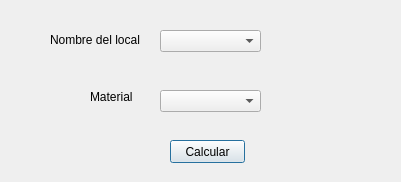
<?xml version="1.0" encoding="UTF-8"?>
<ui version="4.0">
 <class>Dialog</class>
 <widget class="QDialog" name="Dialog">
  <property name="geometry">
   <rect>
    <x>0</x>
    <y>0</y>
    <width>401</width>
    <height>182</height>
   </rect>
  </property>
  <property name="windowTitle">
   <string>Dialog</string>
  </property>
  <widget class="QPushButton" name="btn_calcular">
   <property name="geometry">
    <rect>
     <x>170</x>
     <y>140</y>
     <width>75</width>
     <height>23</height>
    </rect>
   </property>
   <property name="text">
    <string>Calcular</string>
   </property>
  </widget>
  <widget class="QLabel" name="label">
   <property name="geometry">
    <rect>
     <x>50</x>
     <y>30</y>
     <width>91</width>
     <height>20</height>
    </rect>
   </property>
   <property name="text">
    <string>Nombre del local</string>
   </property>
  </widget>
  <widget class="QLabel" name="label_2">
   <property name="geometry">
    <rect>
     <x>90</x>
     <y>90</y>
     <width>47</width>
     <height>13</height>
    </rect>
   </property>
   <property name="text">
    <string>Material</string>
   </property>
  </widget>
  <widget class="QComboBox" name="comboBox_nombre_local">
   <property name="geometry">
    <rect>
     <x>160</x>
     <y>30</y>
     <width>101</width>
     <height>22</height>
    </rect>
   </property>
  </widget>
  <widget class="QComboBox" name="comboBox_material">
   <property name="geometry">
    <rect>
     <x>160</x>
     <y>90</y>
     <width>101</width>
     <height>22</height>
    </rect>
   </property>
  </widget>
 </widget>
 <resources/>
 <connections/>
</ui>
